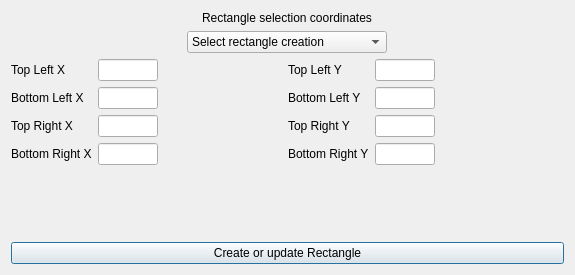
<?xml version="1.0" encoding="UTF-8"?>
<ui version="4.0">
 <class>rectangleSelection</class>
 <widget class="QDialog" name="rectangleSelection">
  <property name="geometry">
   <rect>
    <x>0</x>
    <y>0</y>
    <width>575</width>
    <height>275</height>
   </rect>
  </property>
  <property name="minimumSize">
   <size>
    <width>575</width>
    <height>275</height>
   </size>
  </property>
  <property name="windowTitle">
   <string>rectangleSelection</string>
  </property>
  <layout class="QGridLayout" name="gridLayout_2">
   <item row="4" column="1">
    <widget class="QPushButton" name="updateButton">
     <property name="text">
      <string>Create or update Rectangle</string>
     </property>
    </widget>
   </item>
   <item row="2" column="1">
    <layout class="QGridLayout" name="gridLayout">
     <item row="1" column="0" colspan="3" alignment="Qt::AlignHCenter">
      <widget class="QLabel" name="label">
       <property name="sizePolicy">
        <sizepolicy hsizetype="Preferred" vsizetype="Fixed">
         <horstretch>0</horstretch>
         <verstretch>0</verstretch>
        </sizepolicy>
       </property>
       <property name="text">
        <string>Rectangle selection coordinates</string>
       </property>
      </widget>
     </item>
     <item row="8" column="0">
      <layout class="QFormLayout" name="formLayout">
       <item row="0" column="0">
        <widget class="QLabel" name="topLeftXLabel">
         <property name="text">
          <string>Top Left X</string>
         </property>
        </widget>
       </item>
       <item row="0" column="1">
        <widget class="QLineEdit" name="topLeftXLineEdit">
         <property name="enabled">
          <bool>true</bool>
         </property>
         <property name="maximumSize">
          <size>
           <width>60</width>
           <height>16777215</height>
          </size>
         </property>
         <property name="readOnly">
          <bool>true</bool>
         </property>
        </widget>
       </item>
       <item row="1" column="0">
        <widget class="QLabel" name="bottomLeftXLabel">
         <property name="text">
          <string>Bottom Left X</string>
         </property>
        </widget>
       </item>
       <item row="1" column="1">
        <widget class="QLineEdit" name="bottomLeftXLineEdit">
         <property name="enabled">
          <bool>true</bool>
         </property>
         <property name="maximumSize">
          <size>
           <width>60</width>
           <height>16777215</height>
          </size>
         </property>
         <property name="readOnly">
          <bool>true</bool>
         </property>
        </widget>
       </item>
       <item row="2" column="0">
        <widget class="QLabel" name="topRightXLabel">
         <property name="text">
          <string>Top Right X</string>
         </property>
        </widget>
       </item>
       <item row="2" column="1">
        <widget class="QLineEdit" name="topRightXLineEdit">
         <property name="enabled">
          <bool>true</bool>
         </property>
         <property name="maximumSize">
          <size>
           <width>60</width>
           <height>16777215</height>
          </size>
         </property>
         <property name="readOnly">
          <bool>true</bool>
         </property>
        </widget>
       </item>
       <item row="3" column="0">
        <widget class="QLabel" name="bottomRightXLabel">
         <property name="text">
          <string>Bottom Right X</string>
         </property>
        </widget>
       </item>
       <item row="3" column="1">
        <widget class="QLineEdit" name="bottomRightXLineEdit">
         <property name="enabled">
          <bool>true</bool>
         </property>
         <property name="maximumSize">
          <size>
           <width>60</width>
           <height>16777215</height>
          </size>
         </property>
         <property name="readOnly">
          <bool>true</bool>
         </property>
        </widget>
       </item>
      </layout>
     </item>
     <item row="8" column="1">
      <layout class="QFormLayout" name="formLayout_2">
       <property name="sizeConstraint">
        <enum>QLayout::SetFixedSize</enum>
       </property>
       <item row="0" column="0">
        <widget class="QLabel" name="topLeftYLabel">
         <property name="text">
          <string>Top Left Y</string>
         </property>
        </widget>
       </item>
       <item row="0" column="1">
        <widget class="QLineEdit" name="topLeftYLineEdit">
         <property name="enabled">
          <bool>true</bool>
         </property>
         <property name="maximumSize">
          <size>
           <width>60</width>
           <height>16777215</height>
          </size>
         </property>
         <property name="readOnly">
          <bool>true</bool>
         </property>
        </widget>
       </item>
       <item row="1" column="0">
        <widget class="QLabel" name="bottomLeftYLabel">
         <property name="text">
          <string>Bottom Left Y</string>
         </property>
        </widget>
       </item>
       <item row="1" column="1">
        <widget class="QLineEdit" name="bottomLeftYLineEdit">
         <property name="enabled">
          <bool>true</bool>
         </property>
         <property name="maximumSize">
          <size>
           <width>60</width>
           <height>16777215</height>
          </size>
         </property>
         <property name="readOnly">
          <bool>true</bool>
         </property>
        </widget>
       </item>
       <item row="2" column="0">
        <widget class="QLabel" name="topRightYLabel">
         <property name="text">
          <string>Top Right Y</string>
         </property>
        </widget>
       </item>
       <item row="2" column="1">
        <widget class="QLineEdit" name="topRightYLineEdit">
         <property name="enabled">
          <bool>true</bool>
         </property>
         <property name="maximumSize">
          <size>
           <width>60</width>
           <height>16777215</height>
          </size>
         </property>
         <property name="readOnly">
          <bool>true</bool>
         </property>
        </widget>
       </item>
       <item row="3" column="0">
        <widget class="QLabel" name="bottomRightYLabel">
         <property name="text">
          <string>Bottom Right Y</string>
         </property>
        </widget>
       </item>
       <item row="3" column="1">
        <widget class="QLineEdit" name="bottomRightYLineEdit">
         <property name="enabled">
          <bool>true</bool>
         </property>
         <property name="maximumSize">
          <size>
           <width>60</width>
           <height>16777215</height>
          </size>
         </property>
         <property name="readOnly">
          <bool>true</bool>
         </property>
        </widget>
       </item>
      </layout>
     </item>
     <item row="2" column="0" colspan="3" alignment="Qt::AlignHCenter">
      <widget class="QComboBox" name="rectangleSelectionComboBox">
       <property name="sizePolicy">
        <sizepolicy hsizetype="Minimum" vsizetype="Fixed">
         <horstretch>0</horstretch>
         <verstretch>0</verstretch>
        </sizepolicy>
       </property>
       <property name="minimumSize">
        <size>
         <width>200</width>
         <height>0</height>
        </size>
       </property>
       <property name="currentText">
        <string>Select rectangle creation </string>
       </property>
       <property name="maxVisibleItems">
        <number>30</number>
       </property>
       <property name="sizeAdjustPolicy">
        <enum>QComboBox::AdjustToContents</enum>
       </property>
       <item>
        <property name="text">
         <string>Select rectangle creation </string>
        </property>
       </item>
       <item>
        <property name="text">
         <string>Left top and Right bottom</string>
        </property>
       </item>
       <item>
        <property name="text">
         <string>Left bottom and Right top</string>
        </property>
       </item>
      </widget>
     </item>
    </layout>
   </item>
  </layout>
 </widget>
 <resources/>
 <connections/>
</ui>
